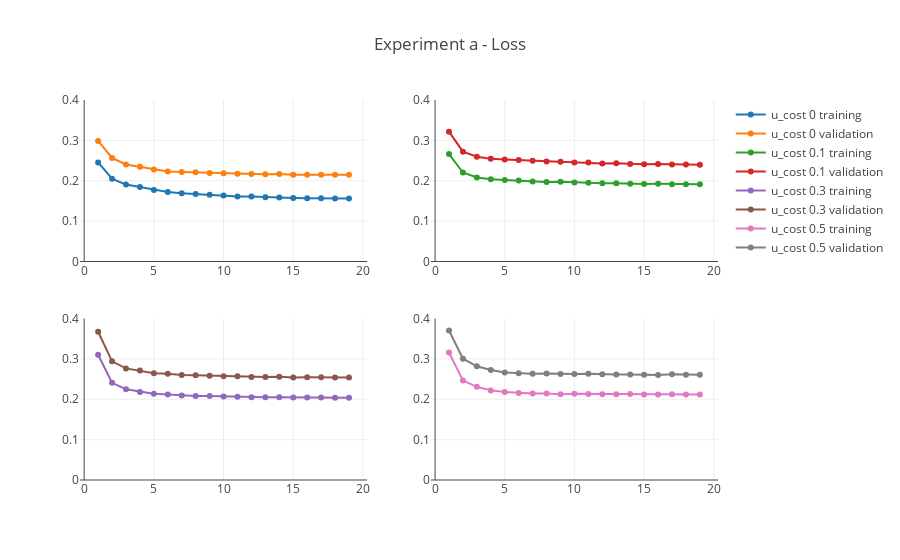

The cell this chart's notebook holds for it:
### Code cell
df_list = [u_cost_0_a, u_cost_0_1_a, u_cost_0_3_a, u_cost_0_5_a]
title = 'Experiment a - Loss'
yrange = [0, 0.4]
plot_experiments(df_list, title, yrange)

### Figure 1 — Plotly figure (JSON) as saved in the notebook; plotly's stock layout.template omitted (floating-point values rounded to 4 significant figures)
{"data": [{"name": "u_cost 0 training", "type": "scatter", "uid": "49f8f8b4-3239-11e9-856f-1711a59280d0", "x": [1, 2, 3, 4, 5, 6, 7, 8, 9, 10, 11, 12, 13, 14, 15, 16, 17, 18, 19], "xaxis": "x", "y": [0.2454, 0.2052, 0.1905, 0.1846, 0.1772, 0.1722, 0.169, 0.1673, 0.1653, 0.1634, 0.1608, 0.161, 0.1593, 0.1583, 0.1574, 0.1569, 0.1564, 0.1562, 0.1559], "yaxis": "y"}, {"name": "u_cost 0 validation", "type": "scatter", "uid": "49f8fa6c-3239-11e9-856f-1711a59280d0", "x": [1, 2, 3, 4, 5, 6, 7, 8, 9, 10, 11, 12, 13, 14, 15, 16, 17, 18, 19], "xaxis": "x", "y": [0.2985, 0.2565, 0.2402, 0.2347, 0.228, 0.223, 0.222, 0.2211, 0.2195, 0.2185, 0.2172, 0.2168, 0.2164, 0.2168, 0.215, 0.2151, 0.2148, 0.2147, 0.2148], "yaxis": "y"}, {"name": "u_cost 0.1 training", "type": "scatter", "uid": "49f8fb20-3239-11e9-856f-1711a59280d0", "x": [1, 2, 3, 4, 5, 6, 7, 8, 9, 10, 11, 12, 13, 14, 15, 16, 17, 18, 19], "xaxis": "x2", "y": [0.266, 0.2204, 0.2079, 0.2038, 0.2017, 0.2003, 0.1984, 0.1966, 0.1974, 0.1959, 0.195, 0.1937, 0.1939, 0.1927, 0.1921, 0.1925, 0.1916, 0.1913, 0.1911], "yaxis": "y2"}, {"name": "u_cost 0.1 validation", "type": "scatter", "uid": "49f8fbac-3239-11e9-856f-1711a59280d0", "x": [1, 2, 3, 4, 5, 6, 7, 8, 9, 10, 11, 12, 13, 14, 15, 16, 17, 18, 19], "xaxis": "x2", "y": [0.3215, 0.272, 0.2594, 0.2544, 0.2526, 0.2513, 0.2495, 0.2475, 0.2471, 0.2451, 0.2453, 0.2427, 0.2434, 0.2417, 0.2406, 0.2414, 0.2403, 0.2402, 0.2394], "yaxis": "y2"}, {"name": "u_cost 0.3 training", "type": "scatter", "uid": "49f8fc38-3239-11e9-856f-1711a59280d0", "x": [1, 2, 3, 4, 5, 6, 7, 8, 9, 10, 11, 12, 13, 14, 15, 16, 17, 18, 19], "xaxis": "x3", "y": [0.3102, 0.2408, 0.2247, 0.2182, 0.2135, 0.2117, 0.2093, 0.208, 0.2081, 0.2068, 0.2059, 0.205, 0.2049, 0.2047, 0.2042, 0.2043, 0.2042, 0.2037, 0.2037], "yaxis": "y3"}, {"name": "u_cost 0.3 validation", "type": "scatter", "uid": "49f8fcba-3239-11e9-856f-1711a59280d0", "x": [1, 2, 3, 4, 5, 6, 7, 8, 9, 10, 11, 12, 13, 14, 15, 16, 17, 18, 19], "xaxis": "x3", "y": [0.3671, 0.2939, 0.2764, 0.271, 0.2646, 0.2629, 0.2601, 0.2594, 0.2584, 0.2572, 0.2571, 0.2554, 0.2551, 0.2556, 0.2542, 0.2546, 0.2547, 0.2538, 0.2538], "yaxis": "y3"}, {"name": "u_cost 0.5 training", "type": "scatter", "uid": "49f8fd3c-3239-11e9-856f-1711a59280d0", "x": [1, 2, 3, 4, 5, 6, 7, 8, 9, 10, 11, 12, 13, 14, 15, 16, 17, 18, 19], "xaxis": "x4", "y": [0.3156, 0.2462, 0.2308, 0.2219, 0.2177, 0.2153, 0.2142, 0.2143, 0.2127, 0.2134, 0.2131, 0.2126, 0.2122, 0.2127, 0.2118, 0.2117, 0.2125, 0.2119, 0.2115], "yaxis": "y4"}, {"name": "u_cost 0.5 validation", "type": "scatter", "uid": "49f8fdbe-3239-11e9-856f-1711a59280d0", "x": [1, 2, 3, 4, 5, 6, 7, 8, 9, 10, 11, 12, 13, 14, 15, 16, 17, 18, 19], "xaxis": "x4", "y": [0.3704, 0.3005, 0.2817, 0.2726, 0.2661, 0.2643, 0.2632, 0.2637, 0.2627, 0.2624, 0.2632, 0.2619, 0.2611, 0.2615, 0.2607, 0.2603, 0.2616, 0.2606, 0.2605], "yaxis": "y4"}], "layout": {"title": "Experiment a - Loss", "xaxis": {"anchor": "y", "domain": [0, 0.45]}, "xaxis2": {"anchor": "y2", "domain": [0.55, 1]}, "xaxis3": {"anchor": "y3", "domain": [0, 0.45]}, "xaxis4": {"anchor": "y4", "domain": [0.55, 1]}, "yaxis": {"anchor": "x", "domain": [0.575, 1], "range": [0, 0.4]}, "yaxis2": {"anchor": "x2", "domain": [0.575, 1], "range": [0, 0.4]}, "yaxis3": {"anchor": "x3", "domain": [0, 0.425], "range": [0, 0.4]}, "yaxis4": {"anchor": "x4", "domain": [0, 0.425], "range": [0, 0.4]}}}
